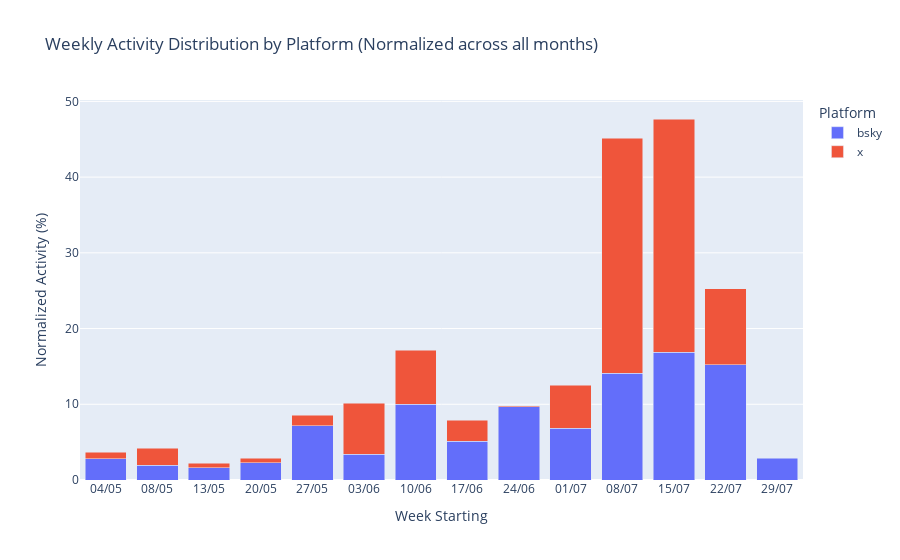

This figure's notebook cell:
### Markdown cell above
Ce graphique, et le graphique encore au-dessus permettent de voir le plus simplement la distribution des données au cours du temps. On observe ainsi directement que juillet représente seul plus de la moitié de l'activité, et ce pour les deux plateformes.

Le deuxième graphique, qui se base sur *l'activité*, c'est à dire la somme des différentes interactions (like, retweet,...) pour chaque posts.

### Code cell
# Calculate week numbers from the dates
merged_posts['week_num'] = merged_posts['date'].dt.isocalendar().week

# Get the first day of each week for x-axis labels
weekly_dates = merged_posts.groupby('week_num')['date'].min().dt.strftime('%d/%m')

# Calculate weekly activity by platform
weekly_activity = merged_posts.groupby(['week_num', 'platform']).agg({
    'activity': 'sum',
    'post_id': 'count'
}).reset_index()

# Calculate percentage within each platform
weekly_activity['normalized_activity'] = weekly_activity.apply(
    lambda x: (x['activity'] / total_activity[x['platform']]) * 100, 
    axis=1
)

# Create stacked bar chart
fig = px.bar(weekly_activity, 
             x='week_num', 
             y='normalized_activity',
             color='platform',
             barmode='stack',
             title='Weekly Activity Distribution by Platform (Normalized across all months)',
             labels={
                 'week_num': 'Week Starting',
                 'normalized_activity': 'Normalized Activity (%)',
                 'platform': 'Platform'
             })

# Update x-axis to show dates instead of week numbers
fig.update_xaxes(
    tickmode='array',
    tickvals=list(weekly_dates.index),
    ticktext=list(weekly_dates.values)
)

fig.show()

### Figure 1 — Plotly figure (JSON) as saved in the notebook; plotly's stock layout.template omitted (floating-point values rounded to 4 significant figures)
{"data": [{"hovertemplate": "Platform=bsky<br>Week Starting=%{x}<br>Normalized Activity (%)=%{y}<extra></extra>", "legendgroup": "bsky", "marker": {"color": "#636efa", "pattern": {"shape": ""}}, "name": "bsky", "orientation": "v", "showlegend": true, "textposition": "auto", "type": "bar", "x": [18, 19, 20, 21, 22, 23, 24, 25, 26, 27, 28, 29, 30, 31], "xaxis": "x", "y": [2.833, 1.951, 1.624, 2.284, 7.173, 3.416, 10.03, 5.092, 9.683, 6.841, 14.12, 16.91, 15.19, 2.867], "yaxis": "y"}, {"hovertemplate": "Platform=x<br>Week Starting=%{x}<br>Normalized Activity (%)=%{y}<extra></extra>", "legendgroup": "x", "marker": {"color": "#EF553B", "pattern": {"shape": ""}}, "name": "x", "orientation": "v", "showlegend": true, "textposition": "auto", "type": "bar", "x": [18, 19, 20, 21, 22, 23, 24, 25, 26, 27, 28, 29, 30], "xaxis": "x", "y": [0.8463, 2.274, 0.6095, 0.5778, 1.404, 6.716, 7.128, 2.824, 0.1171, 5.68, 31.01, 30.77, 10.04], "yaxis": "y"}], "layout": {"barmode": "stack", "legend": {"title": {"text": "Platform"}, "tracegroupgap": 0}, "title": {"text": "Weekly Activity Distribution by Platform (Normalized across all months)"}, "xaxis": {"anchor": "y", "domain": [0, 1], "tickmode": "array", "ticktext": ["04/05", "08/05", "13/05", "20/05", "27/05", "03/06", "10/06", "17/06", "24/06", "01/07", "08/07", "15/07", "22/07", "29/07"], "tickvals": [18, 19, 20, 21, 22, 23, 24, 25, 26, 27, 28, 29, 30, 31], "title": {"text": "Week Starting"}}, "yaxis": {"anchor": "x", "domain": [0, 1], "title": {"text": "Normalized Activity (%)"}}}}
